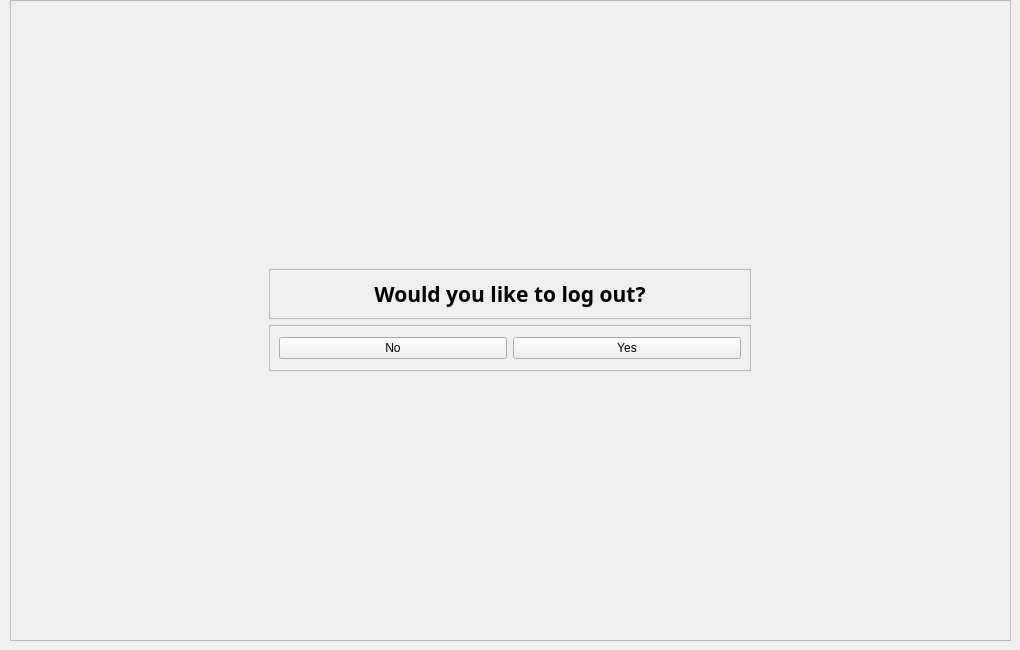
         <widget class="QWidget" name="logoutTab">
          <attribute name="title">
           <string>Se déconnecter</string>
          </attribute>
          <widget class="QFrame" name="logoutTabFrame">
           <property name="geometry">
            <rect>
             <x>10</x>
             <y>0</y>
             <width>1001</width>
             <height>641</height>
            </rect>
           </property>
           <property name="frameShape">
            <enum>QFrame::StyledPanel</enum>
           </property>
           <property name="frameShadow">
            <enum>QFrame::Raised</enum>
           </property>
           <layout class="QVBoxLayout" name="verticalLayout_12">
            <item alignment="Qt::AlignHCenter|Qt::AlignVCenter">
             <widget class="QFrame" name="frame_5">
              <property name="minimumSize">
               <size>
                <width>500</width>
                <height>120</height>
               </size>
              </property>
              <layout class="QVBoxLayout" name="verticalLayout_17">
               <item>
                <widget class="QFrame" name="frame">
                 <property name="frameShape">
                  <enum>QFrame::StyledPanel</enum>
                 </property>
                 <property name="frameShadow">
                  <enum>QFrame::Raised</enum>
                 </property>
                 <layout class="QHBoxLayout" name="horizontalLayout_3">
                  <item>
                   <widget class="QLabel" name="label_5">
                    <property name="minimumSize">
                     <size>
                      <width>0</width>
                      <height>0</height>
                     </size>
                    </property>
                    <property name="font">
                     <font>
                      <family>Noto Sans</family>
                      <pointsize>16</pointsize>
                      <weight>75</weight>
                      <bold>true</bold>
                     </font>
                    </property>
                    <property name="text">
                     <string>Would you like to log out?</string>
                    </property>
                    <property name="alignment">
                     <set>Qt::AlignCenter</set>
                    </property>
                   </widget>
                  </item>
                 </layout>
                </widget>
               </item>
               <item>
                <widget class="QFrame" name="frame_4">
                 <property name="frameShape">
                  <enum>QFrame::StyledPanel</enum>
                 </property>
                 <property name="frameShadow">
                  <enum>QFrame::Raised</enum>
                 </property>
                 <layout class="QHBoxLayout" name="horizontalLayout_2">
                  <item>
                   <widget class="QPushButton" name="logoutBtnNo">
                    <property name="cursor">
                     <cursorShape>PointingHandCursor</cursorShape>
                    </property>
                    <property name="text">
                     <string>No</string>
                    </property>
                   </widget>
                  </item>
                  <item>
                   <widget class="QPushButton" name="logoutBtnYes">
                    <property name="cursor">
                     <cursorShape>PointingHandCursor</cursorShape>
                    </property>
                    <property name="text">
                     <string>Yes</string>
                    </property>
                   </widget>
                  </item>
                 </layout>
                </widget>
               </item>
              </layout>
             </widget>
            </item>
           </layout>
          </widget>
         </widget>
